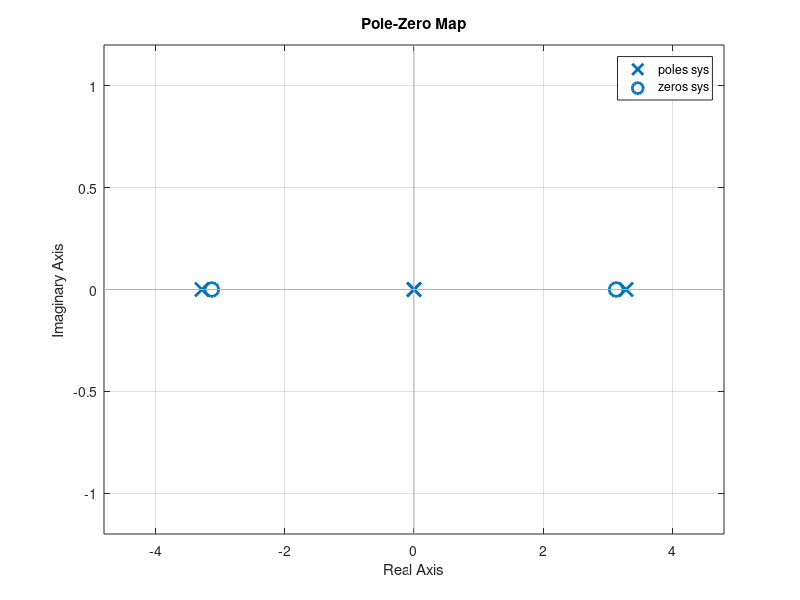

MATLAB code for this plot:
%Question 02
%Find poles of the system by using the similarity transformation.

close all;
clear all;
clc;

% Define the Parameters m, M, l, g.
m=0.1;
M=1;
l=1;
g=9.8;

% Define the matrix A, B, C, D 
A=[0 1 0 0; 0  0 (-m*g)/M 0; 0 0 0 1; 0 0 (m+M)*g/(M*l) 0]
B=[0 1/M 0 -1/M ]'
C=[1 0 0 0]
D=0;

%As Eigen values are same as poles of system. 
%We find Eigenvalues 
[EigenVector,EigenVal_Digonal]=eig(A)
sys = ss(A,B,C,D);
[poles,zeros]= pzmap(sys)
pzmap(sys)
